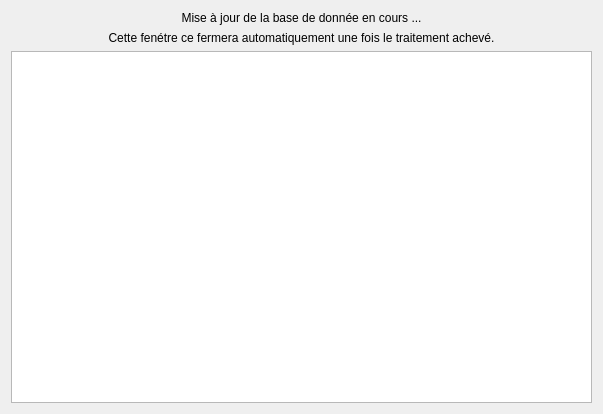
<?xml version="1.0" encoding="UTF-8"?>
<ui version="4.0">
 <class>DatabaseUpdateDialog</class>
 <widget class="QDialog" name="DatabaseUpdateDialog">
  <property name="geometry">
   <rect>
    <x>0</x>
    <y>0</y>
    <width>603</width>
    <height>414</height>
   </rect>
  </property>
  <property name="windowTitle">
   <string>Mise à jour de la base de donnée ...</string>
  </property>
  <property name="windowIcon">
   <iconset resource="icons/icons.qrc">
    <normaloff>:/other/other/update.png</normaloff>:/other/other/update.png</iconset>
  </property>
  <layout class="QHBoxLayout" name="horizontalLayout">
   <item>
    <layout class="QVBoxLayout" name="main_layout">
     <item>
      <widget class="QLabel" name="prompt_label">
       <property name="text">
        <string>Mise à jour de la base de donnée en cours ...</string>
       </property>
       <property name="alignment">
        <set>Qt::AlignCenter</set>
       </property>
      </widget>
     </item>
     <item>
      <widget class="QLabel" name="wait_label">
       <property name="text">
        <string>Cette fenétre ce fermera automatiquement une fois le traitement achevé.</string>
       </property>
       <property name="alignment">
        <set>Qt::AlignCenter</set>
       </property>
      </widget>
     </item>
     <item>
      <widget class="QPlainTextEdit" name="update_log">
       <property name="readOnly">
        <bool>true</bool>
       </property>
      </widget>
     </item>
    </layout>
   </item>
  </layout>
 </widget>
 <resources>
  <include location="icons/icons.qrc"/>
 </resources>
 <connections/>
</ui>
